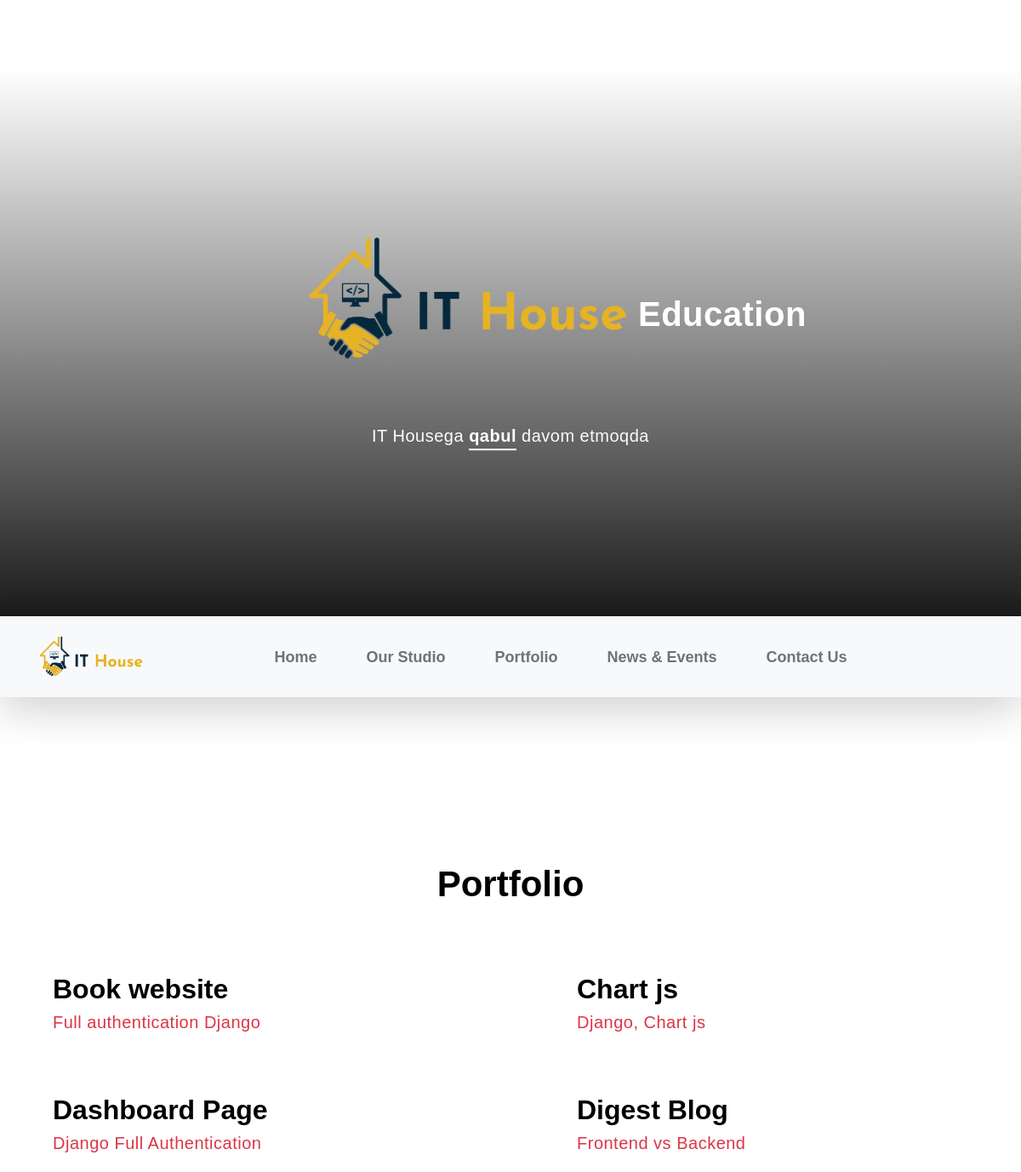
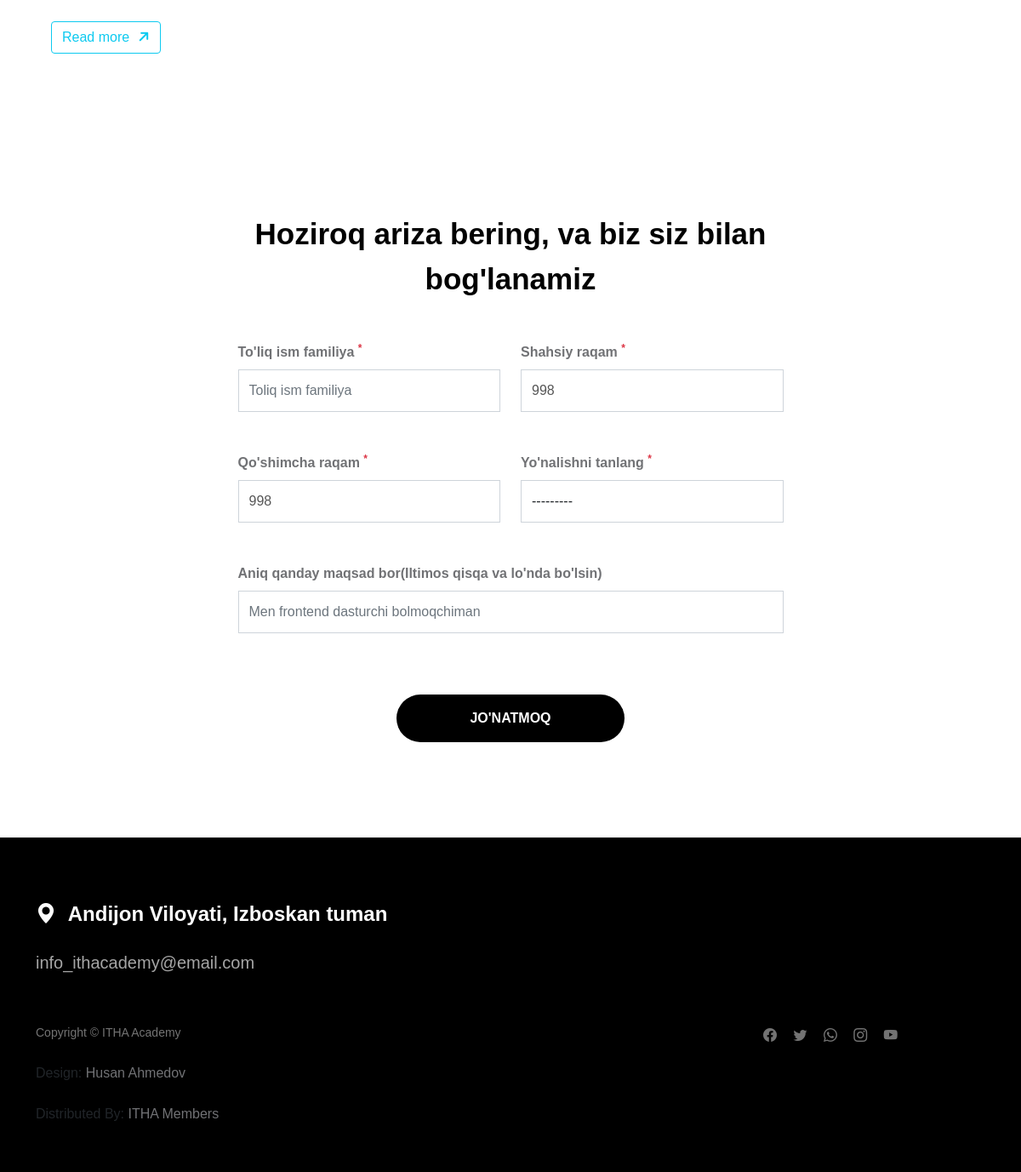
The page / on the database its author committed (2 pictures, top to bottom).
### apps/company/models.py (models this page shows, shortened)
class Portfolio(models.Model):
	class Meta:
		verbose_name = "Porfolio"
		verbose_name_plural = "My Porfolio"
	portfolio_image = models.ImageField(upload_to="portfolio")
	portfolio_heading = models.CharField(max_length=100)
	portfolio_subheading = models.CharField(max_length=100)

### apps/company/views.py (the view)
# urls.py: path("", views.home, name='home'),
def home(request):
    portfolios = models.Portfolio.objects.all().order_by('id')[:5]
    if request.method == "POST":
        form = ApplyModelForm(request.POST)
        if form.is_valid():
            form.save()
        return redirect("/")
    else:
        form = ApplyModelForm()
    return render(request, 'pages/home.html', {"portfolios": portfolios, "form": form})

### apps/company/forms.py
class ApplyModelForm(forms.ModelForm):
	class Meta:
		model = Contact
		fields = (
			 "full_name",
			 "own_phone",
			 "extra_phone",
			 "message",
			 "category"
			)

### apps/company/models.py (called while the page is built)
	def __str__(self):
		return self.name

### templates/pages/home.html
{% extends 'layouts/base.html' %}
{% block content %}
    {% include 'includes/portfolio.html' %}
    {% include 'includes/contact.html' %}
{% endblock content %}

### templates/includes/portfolio.html (shortened to what this page needs)
{% load static %}
<link rel="stylesheet" href="{% static 'css/portfolio.css' %}">
<link rel="stylesheet" href="https://cdnjs.cloudflare.com/ajax/libs/font-awesome/6.1.2/css/all.min.css" />
<section class="section-padding" id="portfolio">
    <div class="container">
        <div class="row">
            <div>
                <h2 class="mb-5 text-center" data-aos="fade-up">Portfolio</h2>
            </div>
            <div class="col-lg-12 big" style="display: flex; margin-right: 10px !important; justify-content: space-between; flex-wrap: wrap;">
                {% for portfolio in portfolios %}
                <div class="portfolio-thumb cards mb-4" data-aos="fade-up" style="width: 500px;">
                    <div class="portfolio-info">
                        <h4 class="portfolio-title mb-0">{{ portfolio.portfolio_heading }}</h4>
                        <p class="text-danger">{{ portfolio.portfolio_subheading }}</p>
                    </div>
                </div>
                {% endfor %}
            </div>
            <div class="read">
                <a class="btn btn-outline-info" href="#">Read more<i class="fa-solid fa-arrow-right"></i></a>
            </div>
        </div>
    </div>
</section>

### static/css/templatemo-nomad-force.css (style rules this page uses)
:root { --white-color: #FFFFFF; --primary-color: #ffc107; --section-bg-color: #f9f9f9; --dark-color: #000000; --grey-color: #fcfeff; --text-secondary-white-color: rgba(255, 255, 255, 0.98); --title-color: #565758; --p-color: #717275; --body-font-family: 'Noto Sans JP', sans-serif; --h1-font-size: 72px; --h2-font-size: 42px; --h3-font-size: 36px; --h4-font-size: 32px; --h5-font-size: 24px; --h6-font-size: 22px; --p-font-size: 20px; --copyright-text-font-size: 14px; --custom-link-font-size: 12px; --font-weight-light: 300; --font-weight-normal: 400; --font-weight-bold: 700; --font-weight-black: 900; }
body, html { height: 100%; }
body { background: var(--white-color); font-family: var(--body-font-family); position: relative; }
h2, h3, h4, h5, h6 { color: var(--dark-color); line-height: inherit; }
h1, h2, h3, h4, h5, h6 { font-weight: var(--font-weight-bold); }
h1, h2 { font-weight: var(--font-weight-black); }
h2 { font-size: var(--h2-font-size); }
h4 { font-size: var(--h4-font-size); }
p { color: var(--p-color); font-size: var(--p-font-size); font-weight: var(--font-weight-light); letter-spacing: 0.5px; }
a, button { touch-action: manipulation; transition: all 0.3s; }
a { color: var(--p-color); text-decoration: none; }
.portfolio-thumb { position: relative; overflow: hidden; }
.portfolio-info { margin: 20px; }
.section-padding { padding-top: 7rem; padding-bottom: 7rem; }
.contact-form .form-control { border-radius: 0; font-weight: var(--font-weight-normal); padding-top: 12px; padding-bottom: 12px; }

### static/css/portfolio.css (style rules this page uses)
.read a { position: absolute; left: 140px; }
.read i { margin-left: 10px; transform: rotate(-45deg); transition: 0.5s all ease; }
@media (min-width:1000px) and (max-width:1365px) { .read a { position: absolute; left: 60px; } }

### templates/includes/contact.html (style rules this page uses)
input { color: #555 !important; }

### rows shown on the page
Portfolio: portfolio_heading "Book website", portfolio_subheading "Full authentication Django"
Portfolio: portfolio_heading "Chart js", portfolio_subheading "Django, Chart js"
Portfolio: portfolio_heading "Dashboard Page", portfolio_subheading "Django Full Authentication"
Portfolio: portfolio_heading "Digest Blog", portfolio_subheading "Frontend vs Backend"
